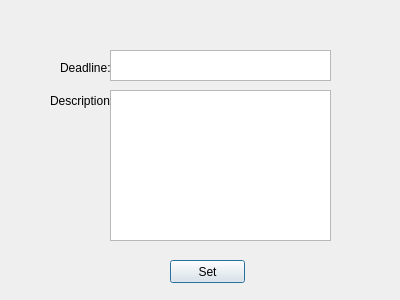
<?xml version="1.0" encoding="UTF-8"?>
<ui version="4.0">
 <class>addTask4</class>
 <widget class="QDialog" name="addTask4">
  <property name="geometry">
   <rect>
    <x>0</x>
    <y>0</y>
    <width>400</width>
    <height>300</height>
   </rect>
  </property>
  <property name="windowTitle">
   <string>Dialog</string>
  </property>
  <widget class="QTextEdit" name="description">
   <property name="geometry">
    <rect>
     <x>110</x>
     <y>90</y>
     <width>221</width>
     <height>151</height>
    </rect>
   </property>
  </widget>
  <widget class="QTextEdit" name="setDeadline">
   <property name="geometry">
    <rect>
     <x>110</x>
     <y>50</y>
     <width>221</width>
     <height>31</height>
    </rect>
   </property>
  </widget>
  <widget class="QPushButton" name="set">
   <property name="geometry">
    <rect>
     <x>170</x>
     <y>260</y>
     <width>75</width>
     <height>23</height>
    </rect>
   </property>
   <property name="text">
    <string>Set</string>
   </property>
  </widget>
  <widget class="QLabel" name="label_2">
   <property name="geometry">
    <rect>
     <x>50</x>
     <y>90</y>
     <width>61</width>
     <height>21</height>
    </rect>
   </property>
   <property name="text">
    <string>Description:</string>
   </property>
  </widget>
  <widget class="QLabel" name="label_1">
   <property name="geometry">
    <rect>
     <x>60</x>
     <y>60</y>
     <width>51</width>
     <height>16</height>
    </rect>
   </property>
   <property name="text">
    <string>Deadline:</string>
   </property>
  </widget>
 </widget>
 <resources/>
 <connections/>
</ui>
